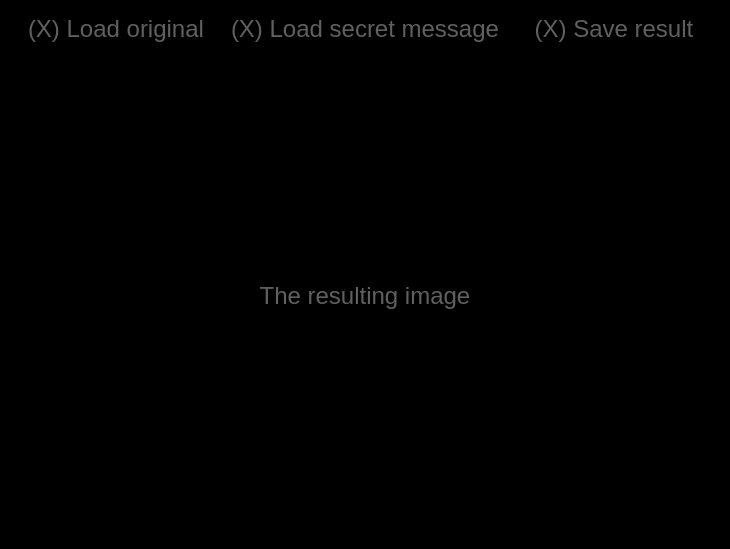
<?xml version="1.0" encoding="UTF-8"?>
<ui version="4.0">
 <class>QtSecretMessageCreateDialog</class>
 <widget class="QDialog" name="QtSecretMessageCreateDialog">
  <property name="geometry">
   <rect>
    <x>0</x>
    <y>0</y>
    <width>730</width>
    <height>549</height>
   </rect>
  </property>
  <property name="windowTitle">
   <string>Create secret message</string>
  </property>
  <property name="windowIcon">
   <iconset>
    <normaloff>:/images/R.png</normaloff>:/images/R.png</iconset>
  </property>
  <property name="styleSheet">
   <string notr="true">QDialog { background-color: rgb(0, 0, 0);  }
QPushButton { background-color: rgb(0, 0, 0);  }
QPushButton { font-size: 24px; }
QPushButton { color: rgb(96,96,96); }
QPushButton { font: &quot;Courier New&quot; }
QLabel { background-color: rgb(0, 0, 0);  }
QLabel { font-size: 24px; }
QLabel { color: rgb(96,96,96); }
QLabel { font: &quot;Courier New&quot; }
QWidget { background-color: rgb(0, 0, 0);  }</string>
  </property>
  <layout class="QVBoxLayout" name="verticalLayout">
   <item>
    <layout class="QHBoxLayout" name="horizontalLayout">
     <item>
      <widget class="QPushButton" name="button_load_original">
       <property name="text">
        <string>(X) Load original</string>
       </property>
       <property name="flat">
        <bool>true</bool>
       </property>
      </widget>
     </item>
     <item>
      <widget class="QPushButton" name="button_load_secret">
       <property name="text">
        <string>(X) Load secret message</string>
       </property>
       <property name="flat">
        <bool>true</bool>
       </property>
      </widget>
     </item>
     <item>
      <widget class="QPushButton" name="button_save">
       <property name="text">
        <string>(X) Save result</string>
       </property>
       <property name="flat">
        <bool>true</bool>
       </property>
      </widget>
     </item>
    </layout>
   </item>
   <item>
    <widget class="QStackedWidget" name="stackedWidget">
     <property name="currentIndex">
      <number>2</number>
     </property>
     <widget class="QWidget" name="page_load_original">
      <layout class="QVBoxLayout" name="verticalLayout_2">
       <item>
        <spacer name="spacer_load_original_top">
         <property name="orientation">
          <enum>Qt::Vertical</enum>
         </property>
         <property name="sizeHint" stdset="0">
          <size>
           <width>20</width>
           <height>40</height>
          </size>
         </property>
        </spacer>
       </item>
       <item>
        <widget class="QLabel" name="label_original">
         <property name="text">
          <string>No original loaded yet</string>
         </property>
         <property name="alignment">
          <set>Qt::AlignCenter</set>
         </property>
        </widget>
       </item>
       <item>
        <widget class="QLabel" name="label_load_original_todo">
         <property name="text">
          <string>Click on 'Load original' to do so</string>
         </property>
         <property name="alignment">
          <set>Qt::AlignCenter</set>
         </property>
        </widget>
       </item>
       <item>
        <spacer name="spacer_load_original_bottom">
         <property name="orientation">
          <enum>Qt::Vertical</enum>
         </property>
         <property name="sizeHint" stdset="0">
          <size>
           <width>20</width>
           <height>40</height>
          </size>
         </property>
        </spacer>
       </item>
      </layout>
     </widget>
     <widget class="QWidget" name="page_load_secret">
      <layout class="QVBoxLayout" name="verticalLayout_3">
       <item>
        <spacer name="spacer_load_secret_top">
         <property name="orientation">
          <enum>Qt::Vertical</enum>
         </property>
         <property name="sizeHint" stdset="0">
          <size>
           <width>20</width>
           <height>196</height>
          </size>
         </property>
        </spacer>
       </item>
       <item>
        <widget class="QLabel" name="label_secret">
         <property name="text">
          <string>No secret loaded yet</string>
         </property>
         <property name="alignment">
          <set>Qt::AlignCenter</set>
         </property>
        </widget>
       </item>
       <item>
        <widget class="QLabel" name="label_load_secret_todo">
         <property name="text">
          <string>Click on 'Load secret message' to do so</string>
         </property>
         <property name="alignment">
          <set>Qt::AlignCenter</set>
         </property>
        </widget>
       </item>
       <item>
        <spacer name="spacer_load_secret_bottom">
         <property name="orientation">
          <enum>Qt::Vertical</enum>
         </property>
         <property name="sizeHint" stdset="0">
          <size>
           <width>20</width>
           <height>195</height>
          </size>
         </property>
        </spacer>
       </item>
      </layout>
     </widget>
     <widget class="QWidget" name="page_save">
      <layout class="QVBoxLayout" name="verticalLayout_4">
       <item>
        <spacer name="spacer_save_top">
         <property name="orientation">
          <enum>Qt::Vertical</enum>
         </property>
         <property name="sizeHint" stdset="0">
          <size>
           <width>20</width>
           <height>179</height>
          </size>
         </property>
        </spacer>
       </item>
       <item>
        <widget class="QLabel" name="label_result">
         <property name="text">
          <string>The resulting image</string>
         </property>
         <property name="alignment">
          <set>Qt::AlignCenter</set>
         </property>
        </widget>
       </item>
       <item>
        <spacer name="spacer_save_bottom">
         <property name="orientation">
          <enum>Qt::Vertical</enum>
         </property>
         <property name="sizeHint" stdset="0">
          <size>
           <width>20</width>
           <height>178</height>
          </size>
         </property>
        </spacer>
       </item>
      </layout>
     </widget>
    </widget>
   </item>
  </layout>
 </widget>
 <resources/>
 <connections/>
</ui>
